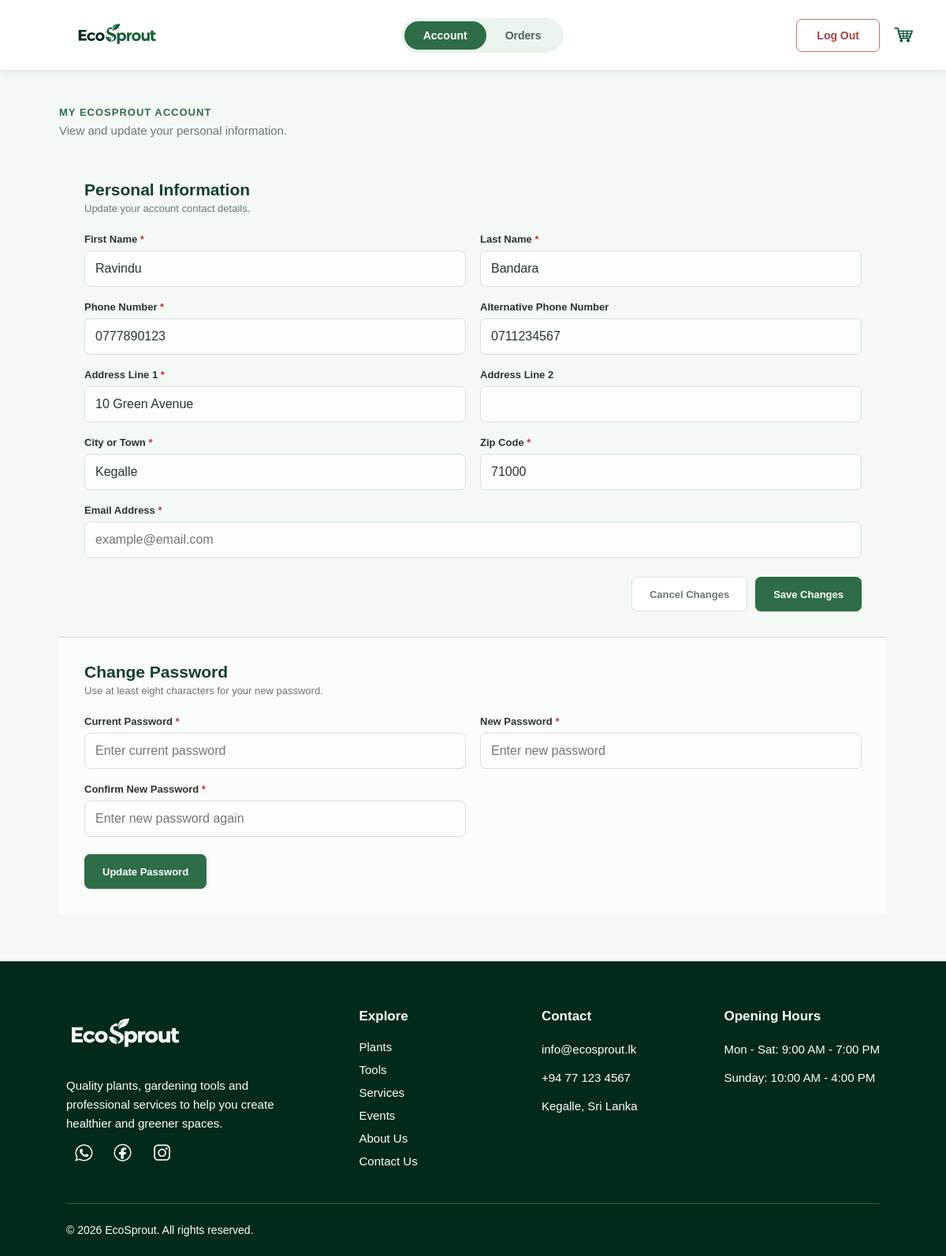
The page /userprofile.php (signed in) on the database its author committed.
### tables this page shows
CREATE TABLE IF NOT EXISTS `users` (
  `user_id` int UNSIGNED NOT NULL AUTO_INCREMENT,
  `employee_code` varchar(20) DEFAULT NULL,
  `first_name` varchar(60) NOT NULL,
  `last_name` varchar(60) NOT NULL,
  `email` varchar(150) NOT NULL,
  `phone` varchar(20) DEFAULT NULL,
  `alternative_phone` varchar(20) DEFAULT NULL,
  `address_line_1` varchar(150) DEFAULT NULL,
  `address_line_2` varchar(150) DEFAULT NULL,
  `city` varchar(80) DEFAULT NULL,
  `postal_code` varchar(15) DEFAULT NULL,
  `password_hash` varchar(255) NOT NULL,
  `role` enum('CUSTOMER','STAFF','ADMIN') NOT NULL DEFAULT 'CUSTOMER',
  `status` enum('ACTIVE','INACTIVE') NOT NULL DEFAULT 'ACTIVE',
  `created_at` timestamp NOT NULL DEFAULT CURRENT_TIMESTAMP,
  `updated_at` timestamp NOT NULL DEFAULT CURRENT_TIMESTAMP ON UPDATE CURRENT_TIMESTAMP,
  PRIMARY KEY (`user_id`),
  UNIQUE KEY `email` (`email`),
  UNIQUE KEY `employee_code` (`employee_code`)
);

### userprofile.php (the view, shortened to what this page needs)
<?php
require_once "db_connection.php";
$userId = $_SESSION["user_id"];
$sql = "
    SELECT
        first_name,
        last_name,
        phone,
        alternative_phone,
        address_line_1,
        address_line_2,
        city,
        postal_code,
        email
    FROM users
    WHERE user_id = ?
      AND status = 'ACTIVE'
    LIMIT 1
";
$statement = $conn->prepare($sql);
$statement->bind_param("i", $userId);
$statement->execute();
$statement->bind_result(
    $firstName,
    $lastName,
    $phone,
    $alternativePhone,
    $addressLine1,
    $addressLine2,
    $city,
    $postalCode,
    $email
);
function escapeValue($value)
{
    return htmlspecialchars(
        $value ?? "",
        ENT_QUOTES,
        "UTF-8"
    );
}
?>
<!DOCTYPE html>
<html lang="en">
<head>
    <link rel="stylesheet" href="stylesheet.css">
</head>
<body class="profile-body">
    <header class="profile-header">
        <div class="nav-logo">
            <a href="index.php">
                <img src="Images/Home/Logo.png" alt="EcoSprout Logo">
            </a>
        </div>
        <nav class=" profile-navigation" aria-label="Account navigation">
            <a href="userprofile.php" class="profile-nav-link active">
                Account
            </a>
            <a href="userorders.php" class="profile-nav-link">
                Orders
            </a>
        </nav>
        <div class="profile-header-actions">
            <div class="nav-right">
                <a href="cart.php">
                    <img src="Images/Home/Cart.png" alt="Cart">
                </a>
            </div>
            <a href="logout.php" class="profile-logout-button">
    Log Out
</a>
        </div>
    </header>
    <main class="profile-main">
        <div class="profile-title">
            <p>My EcoSprout Account</p>
            <span>
                View and update your personal information.
            </span>
        </div>
        <section class="profile-card">
            <form action="update_profile.php" method="post" class="profile-form">
                <div class="profile-section-heading">
                    <div>
                        <h2>Personal Information</h2>
                        <p>Update your account contact details.</p>
                    </div>
                </div>
                <div class="profile-form-grid">
                    <div class="profile-form-group">
                        <label for="firstName">
                            First Name
                            <span>*</span>
                        </label>
                        <input type="text"
       id="firstName"
       name="first_name"
       value="<?= escapeValue($firstName) ?>"
       required>
                    </div>
                    <div class="profile-form-group">
                        <label for="lastName">
                            Last Name
                            <span>*</span>
                        </label>
                        <input type="text"
       id="lastName"
       name="last_name"
       value="<?= escapeValue($lastName) ?>"
       required>
                    </div>
                    <div class="profile-form-group">
                        <label for="phoneNumber">
                            Phone Number
                            <span>*</span>
                        </label>
                        <input type="tel"
       id="phoneNumber"
       name="phone_number"
       value="<?= escapeValue($phone) ?>"
       required>
                    </div>
                    <div class="profile-form-group">
                        <label for="secondPhone">
                            Alternative Phone Number
                        </label>
                        <input type="tel"
       id="secondPhone"
       name="alternative_phone"
       value="<?= escapeValue($alternativePhone) ?>">
                    </div>
                    <div class="profile-form-group">
                        <label for="addressLine1">
                            Address Line 1
                            <span>*</span>
                        </label>
                        <input type="text"
       id="addressLine1"
       name="address_line_1"
       value="<?= escapeValue($addressLine1) ?>"
       required>
                    </div>
                    <div class="profile-form-group">
                        <label for="addressLine2">
                            Address Line 2
                        </label>
                        <input type="text"
       id="addressLine2"
       name="address_line_2"
       value="<?= escapeValue($addressLine2) ?>">
                    </div>
                    <div class="profile-form-group">
                        <label for="city">
                            City or Town
                            <span>*</span>
                        </label>
                        <input type="text"
        id="city"
       name="city"
       value="<?= escapeValue($city) ?>"
       required>
                    </div>
                    <div class="profile-form-group">
                        <label for="zipcode">
                            Zip Code
                            <span>*</span>
                        </label>
                        <input type="text"
       id="zipcode"
       name="zipcode"
       value="<?= escapeValue($postalCode) ?>">
                    </div>
                    <div class="profile-form-group profile-full-width">
                        <label for="emailAddress">
                            Email Address
                            <span>*</span>
                        </label>
                        <input type="email" id="emailAddress" name="email" placeholder="example@email.com"
                            autocomplete="email" required>
                    </div>
                </div>
                <div class="profile-form-actions">
                    <button type="reset" class="profile-secondary-button">
                        Cancel Changes
                    </button>
                    <button type="submit" class="profile-primary-button">
                        Save Changes
                    </button>
                </div>
            </form>
            <form action="change_password.php"
      method="post"
      class="profile-password-form">
    <div class="profile-section-heading">
        <div>
            <h2>Change Password</h2>
            <p>Use at least eight characters for your new password.</p>
        </div>
    </div>
    <div class="profile-form-grid">
        <div class="profile-form-group">
            <label for="currentPassword">
                Current Password
                <span>*</span>
            </label>
            <input type="password"
                   id="currentPassword"
                   name="current_password"
                   placeholder="Enter current password"
                   required>
        </div>
        <div class="profile-form-group">
            <label for="newPassword">
                New Password
                <span>*</span>
            </label>
            <input type="password"
                   id="newPassword"
                   name="new_password"
                   placeholder="Enter new password"
                   minlength="8"
                   required>
        </div>
        <div class="profile-form-group">
            <label for="confirmPassword">
                Confirm New Password
                <span>*</span>
            </label>
            <input type="password"
                   id="confirmPassword"
                   name="confirm_password"
                   placeholder="Enter new password again"
                   minlength="8"
                   required>
        </div>
    </div>
    <button type="submit" class="profile-primary-button">
        Update Password
    </button>
</form>
        </section>
    </main>
    <footer class="footer">
        <div class="footer-container">
            <div class="footer-column footer-brand">
                <img src="Images/Home/Logo-white.png" alt="EcoSprout Logo">
                <p>
                    Quality plants, gardening tools and professional services
                    to help you create healthier and greener spaces.
                </p>
                <div class="footer_social">
                    <img src="Images/Home/white-wp.png">
                    <img src="Images/Home/white-fb.png">
                    <img src="Images/Home/white-inster.png">
                </div>
            </div>
            <div class="footer-column">
                <h3>Explore</h3>
                <a href="plants.php">Plants</a>
                <a href="tools.php">Tools</a>
                <a href="service.php">Services</a>
                <a href="events.php">Events</a>
                <a href="aboutus.php">About Us</a>
                <a href="contact.php">Contact Us</a>
            </div>
            <div class="footer-column">
                <h3>Contact</h3>
                <p>info@ecosprout.lk</p>
                <p>+94 77 123 4567</p>
                <p>Kegalle, Sri Lanka</p>
            </div>
            <div class="footer-column">
                <h3>Opening Hours</h3>
                <p>Mon - Sat: 9:00 AM - 7:00 PM</p>
                <p>Sunday: 10:00 AM - 4:00 PM</p>
            </div>
        </div>
        <div class="footer-bottom">
            <p>© 2026 EcoSprout. All rights reserved.</p>
        </div>
    </footer>
</body>
</html>

### rows shown on the page
users: first_name "Ravindu", last_name "Bandara", phone_number "0777890123", alternative_phone "0711234567", address_line_1 "10 Green Avenue", city "Kegalle", zipcode "71000"
